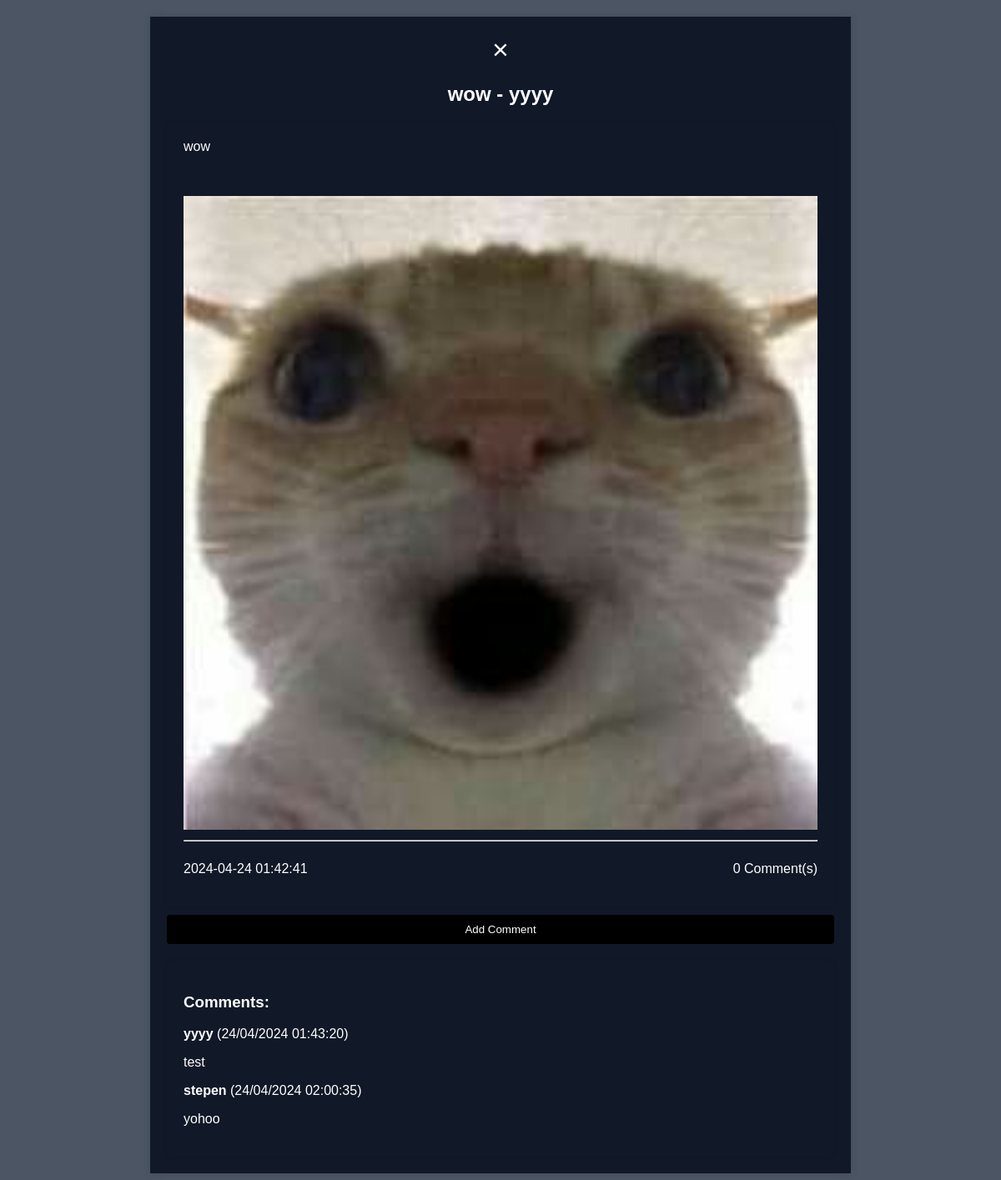
The app's page /thread/20 (signed in) with its own data.
### app.py (models this page shows, shortened)
class Thread(db.Model):
    id = db.Column(db.Integer, primary_key=True)
    title = db.Column(db.String(200), nullable=False)
    content = db.Column(db.Text, nullable=False)
    image_filename = db.Column(db.String(100))
    created_at = db.Column(db.DateTime, default=datetime.utcnow)
    user_id = db.Column(db.Integer, db.ForeignKey('user.id'), nullable=False)
    user = db.relationship('User', backref=db.backref('threads', lazy=True))

class User(UserMixin, db.Model):
    id = db.Column(db.Integer, primary_key=True)
    username = db.Column(db.String(80), unique=True, nullable=False)
    password_hash = db.Column(db.String(120), nullable=False)
    profile_picture = db.Column(db.String(100))
    bio = db.Column(db.Text)
    twitter_username = db.Column(db.String(50))
    facebook_username = db.Column(db.String(50))

class Comment(db.Model):
    id = db.Column(db.Integer, primary_key=True)
    content = db.Column(db.Text, nullable=False)
    created_at = db.Column(db.DateTime, default=datetime.utcnow)
    user_id = db.Column(db.Integer, db.ForeignKey('user.id'), nullable=False)
    user = db.relationship('User', backref=db.backref('comments', lazy=True))
    thread_id = db.Column(db.Integer, db.ForeignKey('thread.id'), nullable=False)
    thread = db.relationship('Thread', backref=db.backref('thread_comments', lazy=True))

### app.py (the view, shortened to what this page needs)
@app.route('/thread/<int:thread_id>', methods=['GET', 'POST'])
@login_required
def view_thread(thread_id):
    thread = Thread.query.get_or_404(thread_id)
    return render_template('view_thread.html', thread=thread, comments=thread.thread_comments)

### app.py (called while the page is built)
@login_manager.user_loader
def load_user(user_id):
    return User.query.get(int(user_id))

### templates/view_thread.html (shortened to what this page needs)
<!DOCTYPE html>
<html lang="en">
<head>
    <link rel="stylesheet" href="{{ url_for('static', filename='view-thread.css') }}">
</head>
<body>
    <div class="container">
        <header>
            <a href="{{ url_for('home') }}" class="close-btn">&times;</a>
            <h2>{{ thread.title }} - {{ thread.user.username }}</h2>
        </header>
        <section>
            <div class="thread-card">
                <p class="thread-content mb-5">{{ thread.content }}</p>
                {% if thread.image_filename %}
                <img src="{{ url_for('static', filename='images/' + thread.image_filename) }}" alt="Thread Image" class="card-image" width="100%">
                {% endif %}
                <hr>
                <div class="thread-info">
                    <p class="thread-date">{{ thread.created_at.strftime('%Y-%m-%d %H:%M:%S') }}</p>
                    <p class="thread-comments">{{ thread.comments|length }} Comment(s)</p>
                </div>
            </div>
            <div class="comment-section">
                <button class="comment-btn" onclick="toggleCommentPopup()">Add Comment</button>
                <div class="comments">
                    <h3>Comments:</h3>
                    {% for comment in comments %}
                    <div class="comment">
                      <p><strong>{{ comment.user.username }}</strong> ({{ comment.created_at.strftime("%d/%m/%Y %H:%M:%S") }})</p>
                      <p>{{ comment.content }}</p>
                    </div>
                  {% endfor %}
                </div>
            </div>
        </section>
    </div>
</body>
</html>

### static/view-thread.css (style rules this page uses)
body { font-family: 'Arial', sans-serif; background-color: #f0f0f0; margin: 0; padding: 0; background-color: rgb(75 85 99); }
.container { margin-top: 100px; max-width: 800px; margin: 20px auto; padding: 20px; background-color: rgb(17 24 39); box-shadow: 0 0 10px rgba(0, 0, 0, 0.1); color: #fff; }
header { text-align: center; margin-bottom: 20px; }
.thread-card { background-color: rgb(17 24 39); padding: 20px; border-radius: 8px; box-shadow: 0 0 5px rgba(0, 0, 0, 0.1); }
.thread-content { margin: 0; margin-bottom: 50px; }
.thread-info { display: flex; justify-content: space-between; align-items: center; }
.comment-section { display: flex; flex-direction: column; gap: 20px; }
.comment-btn { margin-top: 10px; padding: 10px; background-color: #000000; color: white; border: none; border-radius: 4px; cursor: pointer; }
.comments { background-color: rgb(17 24 39); padding: 20px; border-radius: 8px; box-shadow: 0 0 5px rgba(0, 0, 0, 0.1); }
.close-btn { text-decoration: none; font-size: 34px; color: #ffffff; cursor: pointer; transition: color 0.3s; padding: 10px; }

### records on screen
Thread: title "wow", content "wow", image_filename (picture), created_at "2024-04-24 01:42:41"
User: user.username "yyyy"
Comment: user.username "yyyy", created_at "24/04/2024 01:43:20", content "test"
Comment: user.username "stepen", created_at "24/04/2024 02:00:35", content "yohoo"

### other values on screen
{{ thread.comments|length }} "0"
